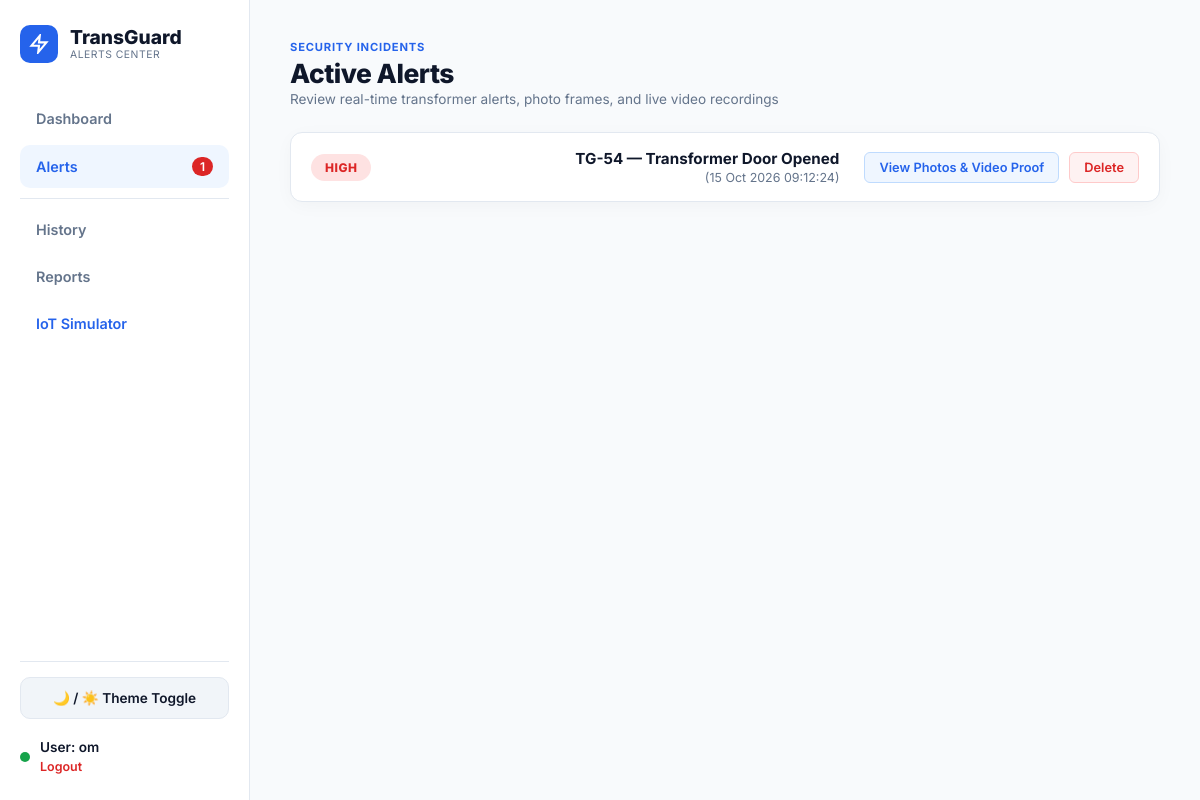
/alerts (signed in), run on an earlier commit of the app's database.
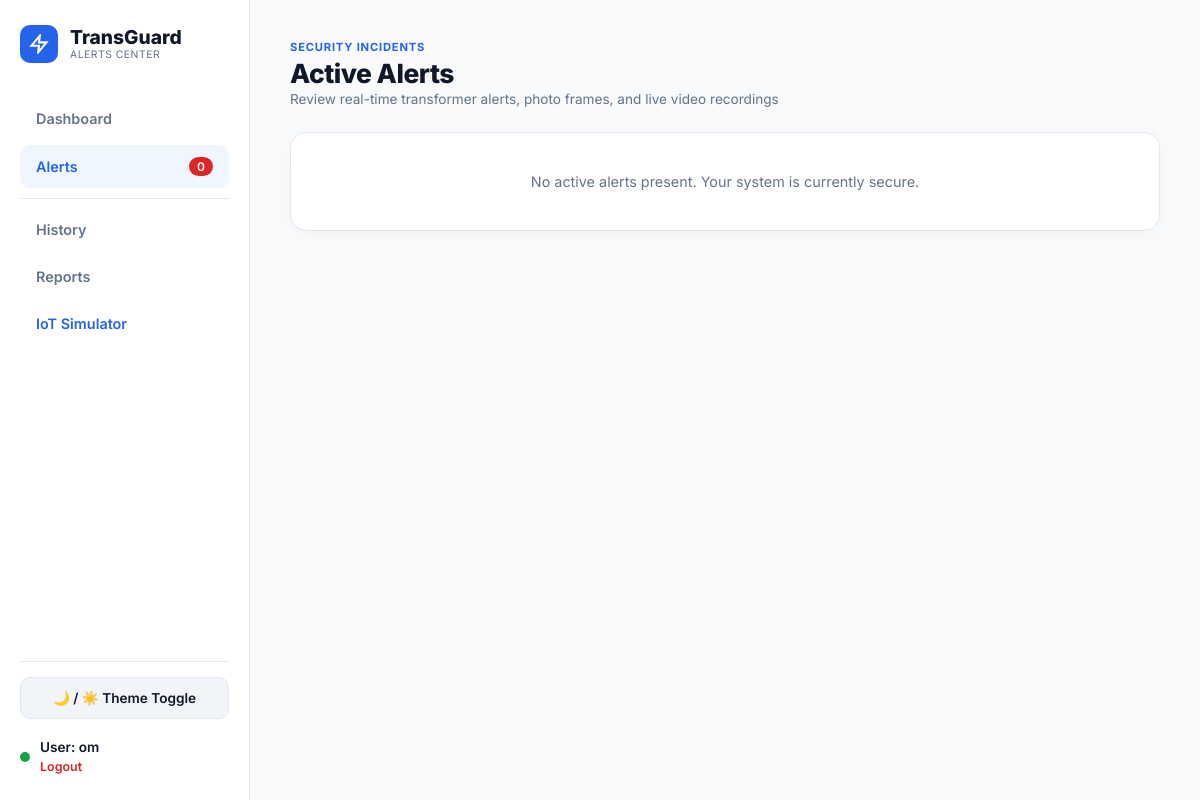
And on a later commit of the database.
### tables this page shows
CREATE TABLE users (
            id INTEGER PRIMARY KEY AUTOINCREMENT,
            username TEXT UNIQUE NOT NULL,
            password TEXT NOT NULL,
            email TEXT NOT NULL,
            phone TEXT NOT NULL,
            location TEXT NOT NULL,
            role TEXT DEFAULT 'Owner',
            created_at TIMESTAMP DEFAULT CURRENT_TIMESTAMP
        );

CREATE TABLE captured_videos (id INTEGER PRIMARY KEY AUTOINCREMENT, incident_id INTEGER, file_path TEXT, created_at TIMESTAMP DEFAULT CURRENT_TIMESTAMP);

CREATE TABLE incidents (
            id INTEGER PRIMARY KEY AUTOINCREMENT,
            user_id INTEGER NOT NULL,
            transformer_id TEXT NOT NULL,
            incident_type TEXT NOT NULL,
            detected_time TEXT NOT NULL,
            threat_level TEXT DEFAULT 'PENDING',
            owner_response TEXT DEFAULT 'PENDING',
            status TEXT DEFAULT 'ACTIVE',
            live_feed_status TEXT DEFAULT 'STOPPED',
            evidence_status TEXT DEFAULT 'IN_PROGRESS',
            FOREIGN KEY (user_id) REFERENCES users (id) ON DELETE CASCADE
        );

### app.py (the view)
@app.route('/alerts')
def alerts():
    user = get_current_user()
    if not user:
        return redirect(url_for('login'))
    conn = get_db()
    alerts_list = conn.execute('''
        SELECT a.id as alert_id, a.status as alert_status, i.*
        FROM alerts a
        JOIN incidents i ON a.incident_id = i.id
        WHERE a.user_id = ? AND a.status = 'ACTIVE'
        ORDER BY a.id DESC
    ''', (user['id'],)).fetchall()
    alert_details = []
    for alt in alerts_list:
        incident_id = alt['id']
        imgs = conn.execute("SELECT * FROM captured_images WHERE incident_id = ? ORDER BY id ASC", (incident_id,)).fetchall()
        video_row = conn.execute("SELECT file_path FROM captured_videos WHERE incident_id = ? ORDER BY id DESC LIMIT 1", (incident_id,)).fetchone()
        video_path = video_row['file_path'] if video_row else None
        alert_details.append({"alert": alt, "images": imgs, "video_path": video_path})
    alert_count = len(alerts_list)
    conn.close()
    wokwi_url = os.getenv("WOKWI_PROJECT_URL", "https://wokwi.com")
    return render_template('alerts.html', user=user, alert_details=alert_details, alert_count=alert_count, wokwi_url=wokwi_url)

### app.py (called while the page is built)
def get_current_user():
    if 'user_id' not in session:
        return None
    conn = get_db()
    user = conn.execute("SELECT id, username, email, phone, location, role FROM users WHERE id = ?", (session['user_id'],)).fetchone()
    conn.close()
    return user

### database/database.py (called while the page is built)
def get_db():
    conn = sqlite3.connect(DB_PATH)
    conn.row_factory = sqlite3.Row
    conn.execute("PRAGMA foreign_keys = ON;")
    return conn

### templates/alerts.html (shortened to what this page needs)
<!DOCTYPE html>
<html lang="en">
<head>
    <link rel="stylesheet" href="{{ url_for('static', filename='style.css') }}">
</head>
<body>
    <div class="app-container">
        <div class="sidebar">
            <div>
                <div class="brand">
                    <div class="brand-icon">
                        <svg width="20" height="20" viewBox="0 0 24 24" fill="none" stroke="currentColor" stroke-width="2.5">
                            <polygon points="13 2 3 14 12 14 11 22 21 10 12 10 13 2"></polygon>
                        </svg>
                    </div>
                    <div class="brand-text">
                        <h2>TransGuard</h2>
                        <p>ALERTS CENTER</p>
                    </div>
                </div>
                <ul class="nav-links">
                    <li><a href="/dashboard">Dashboard</a></li>
                    <li><a href="/alerts" class="active">Alerts <span id="alert-count-badge" class="nav-badge">{{ alert_count }}</span></a></li>
                    <div class="badge-divider-line"></div>
                    <li><a href="/history">History</a></li>
                    <li><a href="/report">Reports</a></li>
                    <li><a href="/simulator" style="color: var(--accent-blue);">IoT Simulator</a></li>
                </ul>
            </div>
            <div class="sidebar-user-block">
                <button onclick="toggleTheme()" class="btn-action-secondary" style="margin-bottom: 10px;">🌙 / ☀️ Theme Toggle</button>
                <div style="display: flex; align-items: center; gap: 10px;">
                    <div class="user-status-dot"></div>
                    <div>
                        <p class="user-name">User: {{ user.username }}</p>
                        <a href="/logout" class="logout-link">Logout</a>
                    </div>
                </div>
            </div>
        </div>
        <div class="main-content">
            <div class="top-header">
                <div class="page-title">
                    <span class="category-subtitle">SECURITY INCIDENTS</span>
                    <h1>Active Alerts</h1>
                    <p>Review real-time transformer alerts, photo frames, and live video recordings</p>
                </div>
            </div>
            <div style="display: flex; flex-direction: column;">
                {% for item in alert_details %}
                <div class="alert-bar-row">
                    <div class="alert-bar-left">
                        {% if item.alert.threat_level == 'HIGH' %}
                            <span class="alert-pill-high">HIGH</span>
                        {% else %}
                            <span class="alert-pill-low">LOW</span>
                        {% endif %}
                    </div>
                    <div class="alert-bar-right-group">
                        <div class="alert-bar-info">
                            <span class="alert-bar-title">TG-{{ item.alert.id }} — Transformer Door Opened</span>
                            <span class="alert-bar-time">({{ item.alert.detected_time }})</span>
                        </div>
                        <div class="alert-bar-actions">
                            <button class="btn-sm-view" onclick="document.getElementById('img-modal-{{ item.alert.alert_id }}').style.display='flex'">
                                View Photos & Video Proof
                            </button>
                            <button class="btn-sm-delete" onclick="deleteAlert({{ item.alert.alert_id }})">Delete</button>
                        </div>
                    </div>
                </div>
                {% else %}
                <div class="card" style="text-align: center; padding: 40px;">
                    <p style="color: var(--text-secondary); font-size: 0.9rem;">No active alerts present. Your system is currently secure.</p>
                </div>
                {% endfor %}
            </div>
        </div>
    </div>
</body>
</html>

### static/style.css (style rules this page uses)
:root { --bg-page: #f8fafc; --bg-card: #ffffff; --sidebar-bg: #ffffff; --text-primary: #0f172a; --text-secondary: #64748b; --accent-blue: #2563eb; --accent-red: #dc2626; --accent-green: #16a34a; --accent-amber: #d97706; --border-color: #e2e8f0; --radius-main: 16px; --radius-btn: 10px; --shadow-card: 0 4px 20px -2px rgba(0, 0, 0, 0.04); }
* { box-sizing: border-box; margin: 0; padding: 0; font-family: 'Inter', -apple-system, sans-serif; }
body { background-color: var(--bg-page); color: var(--text-primary); min-height: 100vh; }
.app-container { display: flex; min-height: 100vh; }
.sidebar { width: 250px; height: 100vh; position: fixed; top: 0; left: 0; background-color: var(--sidebar-bg); border-right: 1px solid var(--border-color); display: flex; flex-direction: column; justify-content: space-between; padding: 25px 20px; z-index: 100; }
.brand { display: flex; align-items: center; gap: 12px; }
.brand-icon { width: 38px; height: 38px; background-color: var(--accent-blue); color: #ffffff; border-radius: 10px; display: flex; align-items: center; justify-content: center; }
.brand-text h2 { font-size: 1.2rem; font-weight: 800; color: var(--text-primary); line-height: 1.1; }
.brand-text p { font-size: 0.65rem; color: var(--text-secondary); text-transform: uppercase; letter-spacing: 0.5px; }
.nav-links { list-style: none; margin-top: 35px; }
.nav-links li { margin-bottom: 6px; }
.nav-links a { color: var(--text-secondary); text-decoration: none; display: flex; align-items: center; justify-content: space-between; padding: 12px 16px; border-radius: var(--radius-btn); font-weight: 600; font-size: 0.9rem; transition: all 0.2s ease; }
.nav-links a:hover, .nav-links a.active { background-color: #eff6ff; color: var(--accent-blue); }
.nav-badge { background-color: var(--accent-red); color: #ffffff; font-size: 0.75rem; padding: 2px 8px; border-radius: 10px; }
.badge-divider-line { border-bottom: 1px solid var(--border-color); margin: 10px 0; }
.sidebar-user-block { border-top: 1px solid var(--border-color); padding-top: 15px; display: flex; flex-direction: column; gap: 10px; }
.user-status-dot { width: 10px; height: 10px; background-color: var(--accent-green); border-radius: 50%; }
.user-name { font-size: 0.85rem; font-weight: 600; color: var(--text-primary); }
.logout-link { color: var(--accent-red); font-size: 0.78rem; text-decoration: none; font-weight: 600; }
.main-content { margin-left: 250px; flex: 1; padding: 35px 40px; overflow-y: auto; }
.top-header { display: flex; justify-content: space-between; align-items: flex-start; margin-bottom: 25px; }
.category-subtitle { font-size: 0.7rem; font-weight: 700; color: var(--accent-blue); text-transform: uppercase; letter-spacing: 0.8px; }
.page-title h1 { font-size: 1.65rem; font-weight: 800; color: var(--text-primary); letter-spacing: -0.5px; margin-top: 2px; }
.page-title p { font-size: 0.85rem; color: var(--text-secondary); margin-top: 2px; }
.card { background-color: var(--bg-card); border: 1px solid var(--border-color); border-radius: var(--radius-main); padding: 22px; box-shadow: var(--shadow-card); }
.btn-action-secondary { background-color: #f1f5f9; color: var(--text-primary); border: 1px solid var(--border-color); width: 100%; padding: 12px; border-radius: var(--radius-btn); font-weight: 600; font-size: 0.85rem; cursor: pointer; }

What changed in the data, as far as the page shows it:
removed captured_videos: alert.id "54", alert.detected_time "15 Oct 2026 09:12:24"
Also different on the page:
{{ alert_count }}: "1" → "0"
text now shown: "No active alerts present. Your system is currently secure."
